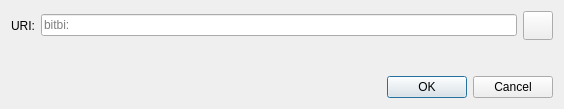
<?xml version="1.0" encoding="UTF-8"?>
<ui version="4.0">
 <class>OpenURIDialog</class>
 <widget class="QDialog" name="OpenURIDialog">
  <property name="geometry">
   <rect>
    <x>0</x>
    <y>0</y>
    <width>564</width>
    <height>109</height>
   </rect>
  </property>
  <property name="windowTitle">
   <string>Open bitbi URI</string>
  </property>
  <layout class="QVBoxLayout" name="verticalLayout">
   <item>
    <layout class="QHBoxLayout" name="horizontalLayout">
     <item>
      <widget class="QLabel" name="label">
       <property name="text">
        <string>URI:</string>
       </property>
      </widget>
     </item>
     <item>
      <widget class="QValidatedLineEdit" name="uriEdit">
       <property name="placeholderText">
        <string notr="true">bitbi:</string>
       </property>
      </widget>
     </item>
     <item>
      <widget class="QToolButton" name="pasteButton">
       <property name="toolTip">
        <string extracomment="Tooltip text for button that allows you to paste an address that is in your clipboard.">Paste address from clipboard</string>
       </property>
       <property name="text">
        <string/>
       </property>
       <property name="icon">
        <iconset resource="../bitbi.qrc">
         <normaloff>:/icons/editpaste</normaloff>:/icons/editpaste
        </iconset>
       </property>
       <property name="iconSize">
        <size>
         <width>22</width>
         <height>22</height>
        </size>
       </property>
      </widget>
     </item>
    </layout>
   </item>
   <item>
    <spacer name="verticalSpacer">
     <property name="orientation">
      <enum>Qt::Vertical</enum>
     </property>
     <property name="sizeHint" stdset="0">
      <size>
       <width>20</width>
       <height>40</height>
      </size>
     </property>
    </spacer>
   </item>
   <item>
    <widget class="QDialogButtonBox" name="buttonBox">
     <property name="orientation">
      <enum>Qt::Horizontal</enum>
     </property>
     <property name="standardButtons">
      <set>QDialogButtonBox::Cancel|QDialogButtonBox::Ok</set>
     </property>
    </widget>
   </item>
  </layout>
 </widget>
 <customwidgets>
  <customwidget>
   <class>QValidatedLineEdit</class>
   <extends>QLineEdit</extends>
   <header>qt/qvalidatedlineedit.h</header>
  </customwidget>
 </customwidgets>
 <resources/>
 <connections>
  <connection>
   <sender>buttonBox</sender>
   <signal>accepted()</signal>
   <receiver>OpenURIDialog</receiver>
   <slot>accept()</slot>
   <hints>
    <hint type="sourcelabel">
     <x>248</x>
     <y>254</y>
    </hint>
    <hint type="destinationlabel">
     <x>157</x>
     <y>274</y>
    </hint>
   </hints>
  </connection>
  <connection>
   <sender>buttonBox</sender>
   <signal>rejected()</signal>
   <receiver>OpenURIDialog</receiver>
   <slot>reject()</slot>
   <hints>
    <hint type="sourcelabel">
     <x>316</x>
     <y>260</y>
    </hint>
    <hint type="destinationlabel">
     <x>286</x>
     <y>274</y>
    </hint>
   </hints>
  </connection>
 </connections>
</ui>
